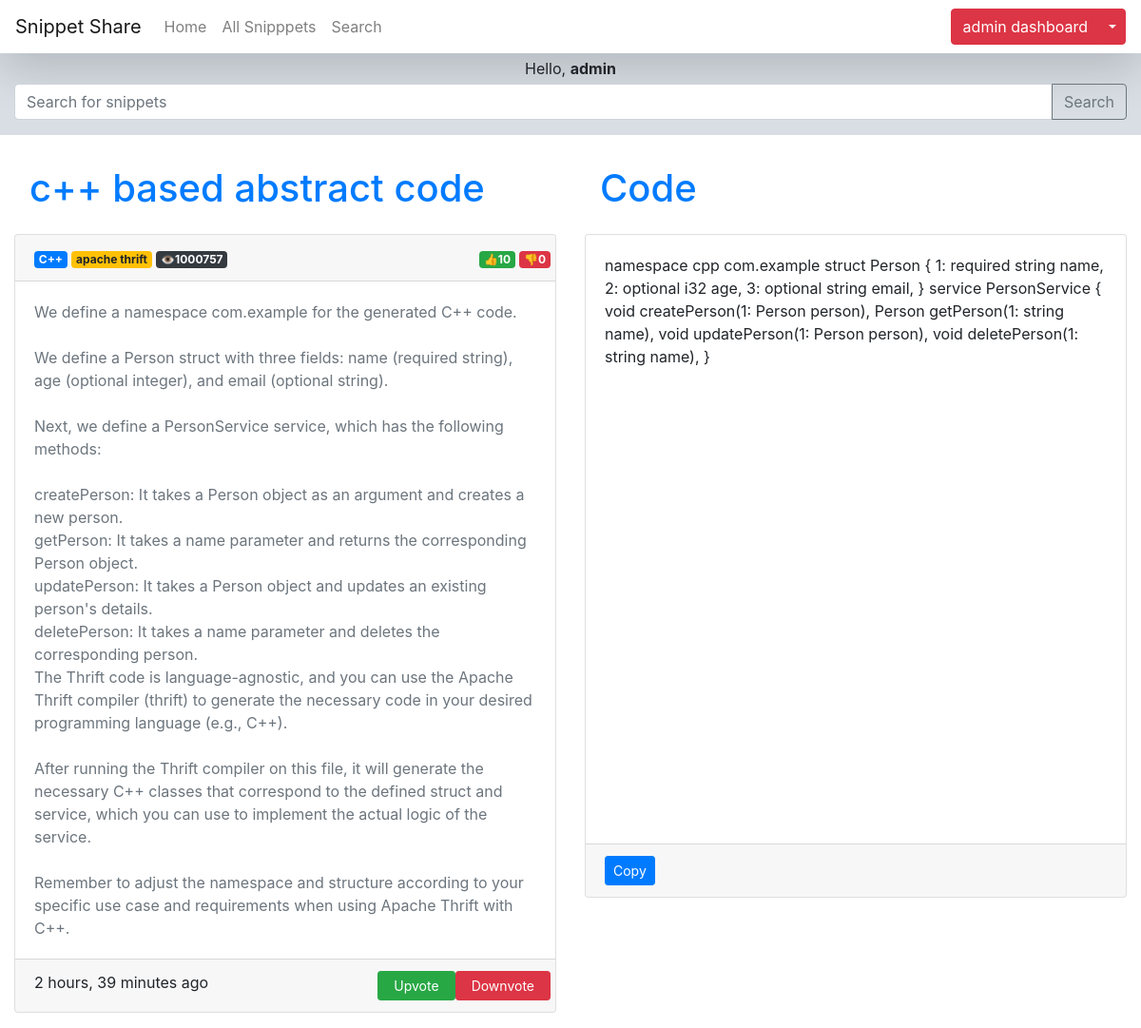
The app's page /snippets/view/4/ (signed in) with its own data.
### snippets/models.py (models this page shows, shortened)
class Snippet(models.Model):
    title = models.CharField(max_length=100)
    code = models.TextField()
    description = models.TextField()
    language = models.ForeignKey(Language, on_delete=models.CASCADE)
    framework = models.ForeignKey(Framework, on_delete=models.CASCADE)
    user = models.ForeignKey(User, on_delete=models.CASCADE)
    created_on = models.DateTimeField(auto_now_add=True)
    updated_on = models.DateTimeField(auto_now=True)
    upvotes = models.IntegerField(default=0)
    downvotes = models.IntegerField(default=0)
    views = models.IntegerField(default=0)
    visible = models.BooleanField(default=True)
    def save(self, *args, **kwargs):
        self.code = self.code.strip()
        super(Snippet, self).save(*args, **kwargs)

class Language(models.Model):
    name = models.CharField(max_length=100)
    date_created = models.DateTimeField(auto_now_add=True)
    def __str__(self):
        return self.name

class Framework(models.Model):
    name = models.CharField(max_length=100)
    date_created = models.DateTimeField(auto_now_add=True)
    language = models.ForeignKey(Language, on_delete=models.CASCADE)
    def __str__(self):
        return self.name

### snippets/views.py (the view)
# urls.py: path('view/<int:pk>/', snippet_detail, name='snippet_detail'),
@login_required
def snippet_detail(request, pk):
    snippet = Snippet.objects.get(pk=pk)
    snippet.views += 1
    snippet.save()
    context = {
        'snippet': snippet
    }
    return render(request, 'snippets/snippet_detail.html', context)

### templates/snippets/snippet_detail.html (shortened to what this page needs)
{% extends 'layout/base.html' %}
{% load static %}
{% load crispy_forms_tags %}
{% block content %}
<div class="container-fluid wrapper">
    <div class="row">
        <div class="col-12">
            <div class="container">
                <div class="row my-1">
                    <div class="col text-center">
                        Hello, <b>{{ user.username|default:'Guest' }} </b>
                    </div>
                </div>
            </div>
            <form action="{% url 'search' %}" method="GET">
                <div class="input-group mb-3">
                    <input type="text" class="form-control" name="query" placeholder="Search for snippets"
                        aria-label="Search for snippets" aria-describedby="button-addon2">
                    <div class="input-group-append">
                        <button class="btn btn-outline-secondary" type="submit" id="button-addon2">Search</button>
                    </div>
                </div>
            </form>
        </div>
    </div>
</div>
<div class="container-fluid">
    <div class="row my-3">
        <div class="col-md-6">
            <h1 class="p-3 text-primary">{{snippet.title}}</h1>
            <div class="card mb-3">
                <div class="card-header">
                    <div class="row">
                        <div class="col">
                            <span class="badge badge-primary">{{snippet.language}}</span>
                            <span class="badge badge-warning">{{snippet.framework}}</span>
                            <span class="badge badge-dark">👁️{{snippet.views}}</span>
                        </div>
                        <div class="">
                            <span class="badge badge-success">👍{{snippet.upvotes}}</span>
                            <span class="badge badge-danger">👎{{snippet.downvotes}}</span>
                        </div>
                    </div>
                </div>
                <div class="card-body">
                    <p class="card-text text-muted">
                        {{snippet.description|capfirst|linebreaksbr}}
                    </p>
                </div>
                <div class="card-footer">
                    <div class="row">
                        <div class="col me-auto">
                            {{snippet.created_on|timesince}} ago
                        </div>
                        <a href="{% url 'upvote' snippet.id %}" class="btn btn-success btn-sm px-3">Upvote</a>
                        <a href="{% url 'downvote' snippet.id %}" class="btn btn-danger btn-sm px-3">Downvote</a>
                    </div>
                </div>
            </div>
        </div>
        <div class="col-md-6">
            <h1 class="p-3 text-primary">Code</h1>
            <div class="card">
                <div class="card-body">
                    <div id="editor">
                        {{snippet.code|safe}}
                    </div>
                </div>
                <div class="card-footer">
                    <button class="btn btn-primary btn-sm copy" data-toggle="tooltip" data-placement="bottom"
                        title="Copy to clipboard">Copy</button>
                </div>
            </div>
        </div>
    </div>
</div>
{% endblock content %}

### templates/includes/navigation.html (shortened to what this page needs)
<nav class="navbar navbar-expand-lg navbar-light shadow-lg" style="background-color: rgba(255, 255, 255, 0.144);">
    <a class="navbar-brand" href="/">Snippet Share</a>
    <div class="collapse navbar-collapse" id="navbarNavDropdown">
        <ul class="navbar-nav">
            <li class="nav-item">
                <a class="nav-link" href="{% url 'home' %}">Home <span class="sr-only">(current)</span></a>
            </li>
            <li class="nav-item">
                <a class="nav-link" href="{% url 'snippet_list' %}">All Snipppets</a>
            </li>
            <li class="nav-item">
                <a class="nav-link" href="{% url 'snippet_list' %}">Search</a>
            </li>
        </ul>
        <div class="ml-md-auto">
            {% if user.is_authenticated  %}
            <div class="btn-group">
                <a class="btn btn-danger" href="{% url 'dashboard' %}">{{user.username}} dashboard</a>
                <button type="button" class="btn btn-danger dropdown-toggle dropdown-toggle-split" data-toggle="dropdown" aria-haspopup="true" aria-expanded="false">
                </button>
            </div>
            {% else %}
            <a class="btn btn-warning nav-link " href="{% url 'login' %}"><i class="fa fa-user-circle" aria-hidden="true"></i> Sign In</a>
            {% endif %}
        </div>
    </div>
</nav>

### records on screen
Snippet: title "c++ based abstract code", language "C++", framework "apache thrift", views "1000757", upvotes "10", downvotes "0", description "We define a namespace com.example for the generated C++ code. We define a Person struct with three fields: name (required string), age (optional integer), and email (optional string). Next, we define a PersonService service, which has the following methods: createPerson: It takes a Person object as an argument and creates a new person. getPerson: It takes a name parameter and returns the corresponding Person object. updatePerson: It takes a Person object and updates an existing person's details. deletePerson: It takes a name parameter and deletes the corresponding person. The Thrift code is language-agnostic, and you can use the Apache Thrift compiler (thrift) to generate the necessary code…", created_on "2 hours, 39 minutes", code "namespace cpp com.example struct Person { 1: required string name, 2: optional i32 age, 3: optional string email, } service PersonService { void createPerson(1: Person person), Person getPerson(1: string name), void updatePerson(1: Person person), void deletePerson(1: string name), }"

### other values on screen
{{ user.username }} "admin"
{{ user.username|default:'Guest' }} "admin"
